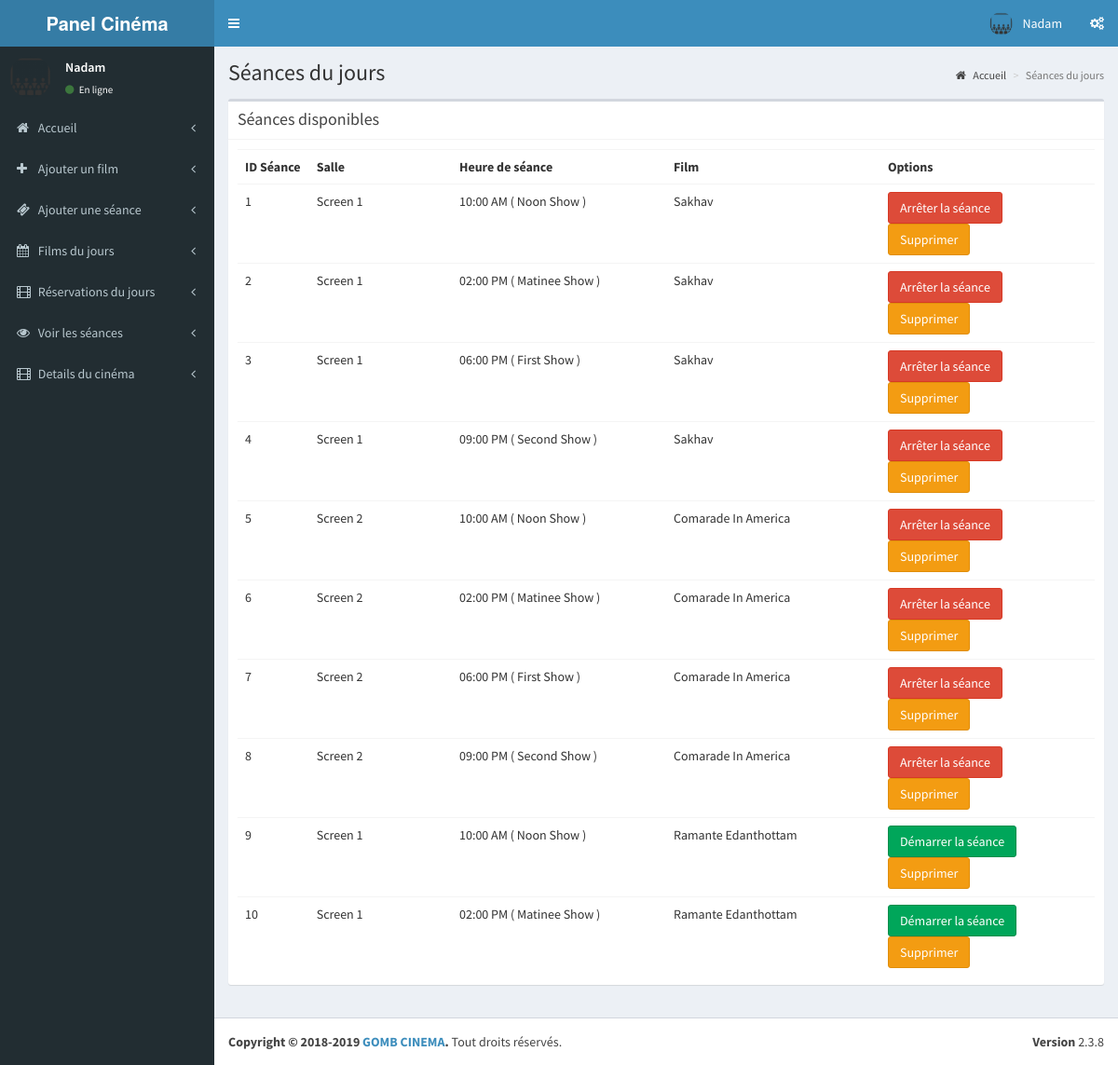
Before: /cinema/pages/view_shows.php (signed in) with the older database file.
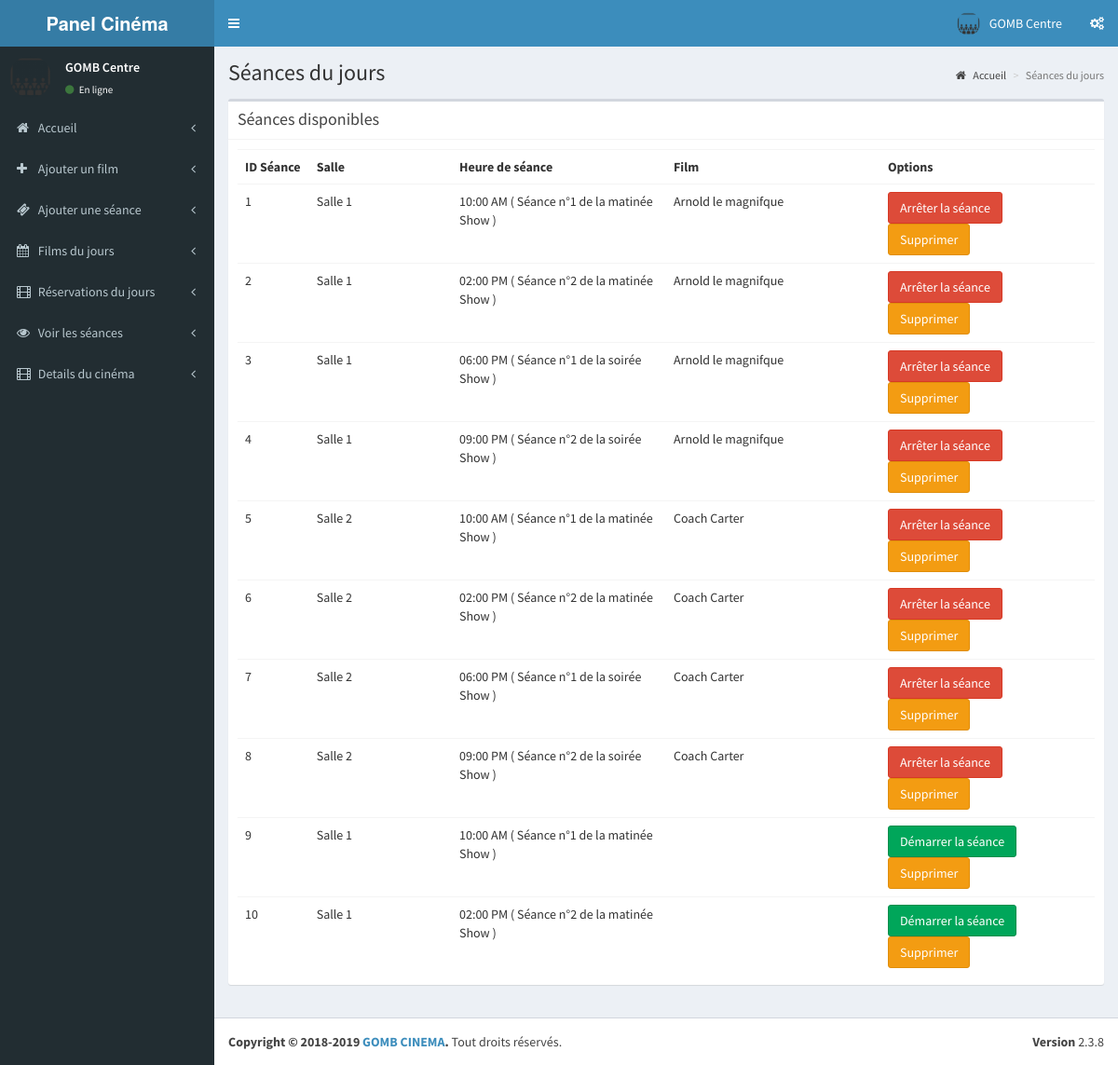
After: the same page with the newer database file.
### tables this page shows
CREATE TABLE IF NOT EXISTS `tbl_theatre` (
  `id` int(11) NOT NULL AUTO_INCREMENT,
  `name` varchar(100) NOT NULL,
  `address` varchar(100) NOT NULL,
  `place` varchar(100) NOT NULL,
  `state` varchar(50) NOT NULL,
  `pin` int(11) NOT NULL,
  PRIMARY KEY (`id`)
);

CREATE TABLE IF NOT EXISTS `tbl_shows` (
  `s_id` int(11) NOT NULL AUTO_INCREMENT,
  `st_id` int(11) NOT NULL COMMENT 'show time id',
  `theatre_id` int(11) NOT NULL,
  `movie_id` int(11) NOT NULL,
  `start_date` date NOT NULL,
  `status` int(11) NOT NULL COMMENT '1 means show available',
  `r_status` int(11) NOT NULL,
  PRIMARY KEY (`s_id`)
);

CREATE TABLE IF NOT EXISTS `tbl_screens` (
  `screen_id` int(11) NOT NULL AUTO_INCREMENT,
  `t_id` int(11) NOT NULL COMMENT 'theatre id',
  `screen_name` varchar(110) NOT NULL,
  `seats` int(11) NOT NULL COMMENT 'number of seats',
  `charge` int(11) NOT NULL,
  PRIMARY KEY (`screen_id`)
);

CREATE TABLE IF NOT EXISTS `tbl_show_time` (
  `st_id` int(11) NOT NULL AUTO_INCREMENT,
  `screen_id` int(11) NOT NULL,
  `name` varchar(40) NOT NULL COMMENT 'noon,second,etc',
  `start_time` time NOT NULL,
  PRIMARY KEY (`st_id`)
);

CREATE TABLE IF NOT EXISTS `tbl_movie` (
  `movie_id` int(11) NOT NULL AUTO_INCREMENT,
  `t_id` int(11) NOT NULL COMMENT 'theatre id',
  `movie_name` varchar(100) NOT NULL,
  `cast` varchar(500) NOT NULL,
  `desc` varchar(1000) NOT NULL,
  `release_date` date NOT NULL,
  `image` varchar(200) NOT NULL,
  `video_url` varchar(200) NOT NULL,
  `status` int(1) NOT NULL COMMENT '0 means active ',
  PRIMARY KEY (`movie_id`)
);

### cinema/pages/view_shows.php (the view, shortened to what the changed rows need)
<?php
include('header.php');
?>
  <div class="content-wrapper">
    <section class="content-header">
      <h1>
      Séances du jours
      </h1>
    </section>
    <section class="content">
      <div class="box">
        <div class="box-body">
          <?php
          $sw=mysqli_query($con,"select * from tbl_shows where st_id in(select st_id from tbl_show_time where screen_id in(select screen_id from  tbl_screens where t_id='".$_SESSION['theatre']."')) and status='1'");
          if(mysqli_num_rows($sw))
          {?>
            <table class="table">
              <th class="col-md-1">
               ID Séance
              </th>
              <th class="col-md-2">
                Salle
              </th>
              <th class="col-md-3">
              Heure de séance
              </th>
              <th class="col-md-3">
                Film
              </th>
              <th class="col-md-3">
                Options
              </th>
              <?php
              $sl=1;
              while($shows=mysqli_fetch_array($sw))
              {
                ?>
                <tr>
                  <td>
                    <?php echo $sl; $sl++;?>
                  </td>
                  <?php
                  $st=mysqli_query($con,"select * from tbl_show_time where st_id='".$shows['st_id']."'");
                  $show_time=mysqli_fetch_array($st);
                  $sr=mysqli_query($con,"select * from tbl_screens where screen_id='".$show_time['screen_id']."'");
                  $screen=mysqli_fetch_array($sr);
                  $mv=mysqli_query($con,"select * from tbl_movie where movie_id='".$shows['movie_id']."'");
                  $movie=mysqli_fetch_array($mv);
                  ?>
                  <td>
                    <?php echo $screen['screen_name'];?>
                  </td>
                  <td>
                    <?php echo date('h:i A',strtotime($show_time['start_time']))." ( ".$show_time['name']." Show )";?>
                  </td>
                  <td>
                    <?php echo $movie['movie_name'];?>
                  </td>
                  <td>
                    <?php if($shows['r_status']==1)
                    {
                    ?><a href="change_running.php?id=<?php echo $shows['s_id'];?>&status=0"><button class="btn btn-danger">Arrêter la séance</button></a>
                    <?php
                    }
                    else
                    {?><a href="change_running.php?id=<?php echo $shows['s_id'];?>&status=1"><button class="btn btn-success">Démarrer la séance</button></a>
                    <?php
                    }?>
                    <a href="stop_running.php?id=<?php echo $shows['s_id'];?>"><button class="btn btn-warning">Supprimer</button></a>
                  </td>
                </tr>
                <?php
              }
              ?>
            </table>
            <?php
          }
          else
          {
            ?>
            <h3>Pas de séances</h3>
            <?php
          }
          ?>
        </div>
      </div>
    </section>
  </div>
  <?php
include('footer.php');
?>

### cinema/pages/header.php (shortened to what the changed rows need)
<?php
include('../../config.php');
$th=mysqli_query($con,"select * from tbl_theatre where id='".$_SESSION['theatre']."'");
$theatre=mysqli_fetch_array($th);
?>
<!DOCTYPE html>
<html>
<head>
  <link rel="stylesheet" href="../validation/dist/css/bootstrapValidator.css"/>
  <link rel="stylesheet" href="../bootstrap/css/bootstrap.min.css">
  <link rel="stylesheet" href="https://cdnjs.cloudflare.com/ajax/libs/font-awesome/4.5.0/css/font-awesome.min.css">
  <link rel="stylesheet" href="https://cdnjs.cloudflare.com/ajax/libs/ionicons/2.0.1/css/ionicons.min.css">
  <link rel="stylesheet" href="../dist/css/AdminLTE.min.css">
  <link rel="stylesheet" href="../dist/css/skins/_all-skins.min.css">
</head>
<body class="hold-transition skin-blue sidebar-mini">
<div class="wrapper">
  <header class="main-header">
    <nav class="navbar navbar-static-top">
      <div class="navbar-custom-menu">
        <ul class="nav navbar-nav">
          <li class="dropdown user user-menu">
            <a href="#" class="dropdown-toggle" data-toggle="dropdown">
              <img src="cinema-512.png" class="user-image" alt="User Image">
              <span class="hidden-xs"><?php echo $theatre['name'];?></span>
            </a>
          </li>
        </ul>
      </div>
    </nav>
  </header>
  <aside class="main-sidebar">
    <section class="sidebar">
      <div class="user-panel">
        <div class="pull-left info">
          <p><?php echo $theatre['name'];?></p>
          <a href="#"><i class="fa fa-circle text-success"></i> En ligne</a>
        </div>
      </div>
    </section>
  </aside>

Changed rows visible on the page:
changed tbl_theatre: name "Nadam" → "GOMB Centre"
changed through a linked row, tbl_shows (number 1 of 10 on the later page): tbl_screens.screen_name "Screen 1" → "Salle 1"; st.name "Noon" → "Séance n°1 de la matinée"; movie.movie_name "Sakhav" → "Arnold le magnifque"
changed through a linked row, tbl_shows (number 2 of 10 on the later page): tbl_screens.screen_name "Screen 1" → "Salle 1"; st.name "Matinee" → "Séance n°2 de la matinée"; movie.movie_name "Sakhav" → "Arnold le magnifque"
changed through a linked row, tbl_shows (number 3 of 10 on the later page): tbl_screens.screen_name "Screen 1" → "Salle 1"; st.name "First" → "Séance n°1 de la soirée"; movie.movie_name "Sakhav" → "Arnold le magnifque"
changed through a linked row, tbl_shows (number 4 of 10 on the later page): tbl_screens.screen_name "Screen 1" → "Salle 1"; st.name "Second" → "Séance n°2 de la soirée"; movie.movie_name "Sakhav" → "Arnold le magnifque"
changed through a linked row, tbl_shows (number 5 of 10 on the later page): tbl_screens.screen_name "Screen 2" → "Salle 2"; st.name "Noon" → "Séance n°1 de la matinée"; movie.movie_name "Comarade In America" → "Coach Carter"
changed through a linked row, tbl_shows (number 6 of 10 on the later page): tbl_screens.screen_name "Screen 2" → "Salle 2"; st.name "Matinee" → "Séance n°2 de la matinée"; movie.movie_name "Comarade In America" → "Coach Carter"
changed through a linked row, tbl_shows (number 7 of 10 on the later page): tbl_screens.screen_name "Screen 2" → "Salle 2"; st.name "First" → "Séance n°1 de la soirée"; movie.movie_name "Comarade In America" → "Coach Carter"
changed through a linked row, tbl_shows (number 8 of 10 on the later page): tbl_screens.screen_name "Screen 2" → "Salle 2"; st.name "Second" → "Séance n°2 de la soirée"; movie.movie_name "Comarade In America" → "Coach Carter"
changed through a linked row, tbl_shows (number 9 of 10 on the later page): tbl_screens.screen_name "Screen 1" → "Salle 1"; st.name "Noon" → "Séance n°1 de la matinée"; movie.movie_name "Ramante Edanthottam" → (not shown)
changed through a linked row, tbl_shows (number 10 of 10 on the later page): tbl_screens.screen_name "Screen 1" → "Salle 1"; st.name "Matinee" → "Séance n°2 de la matinée"; movie.movie_name "Ramante Edanthottam" → (not shown)
